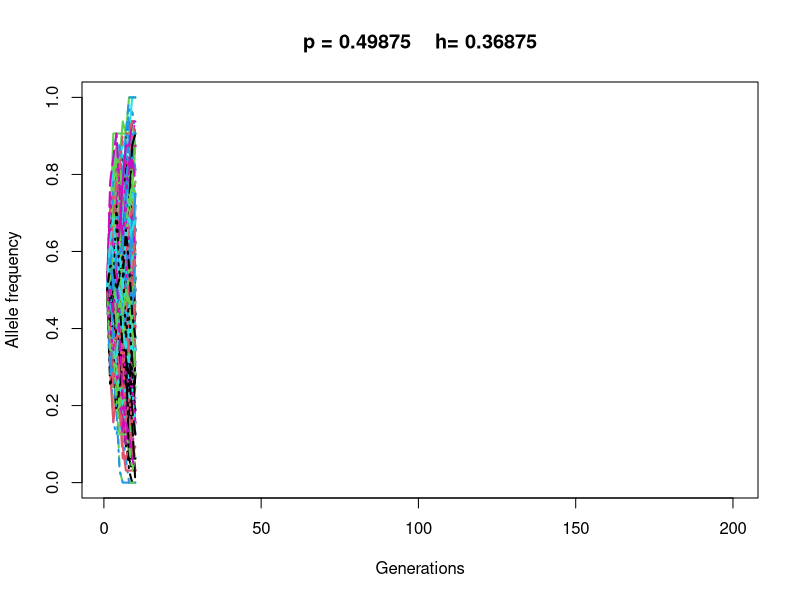
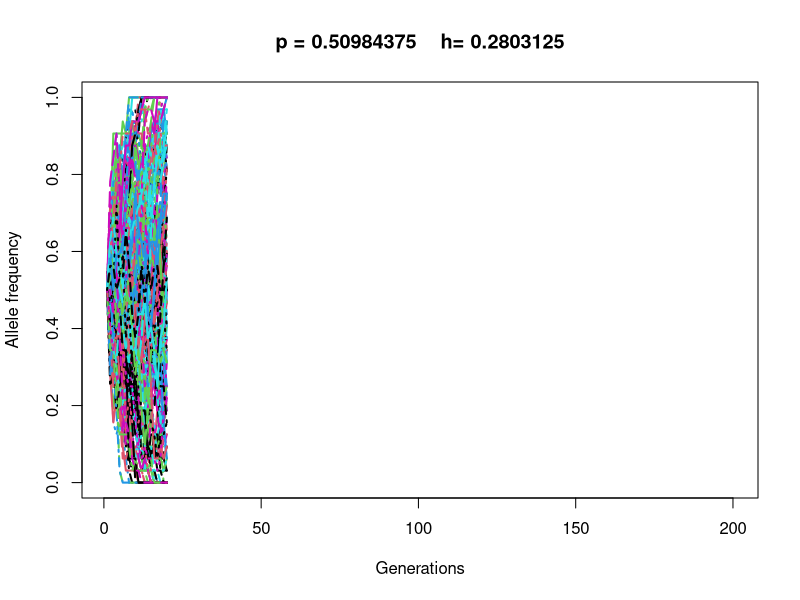
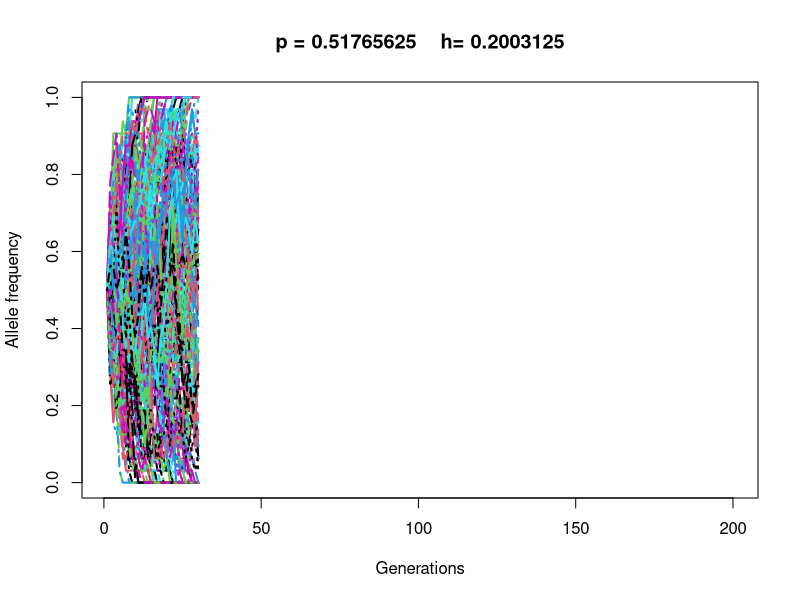
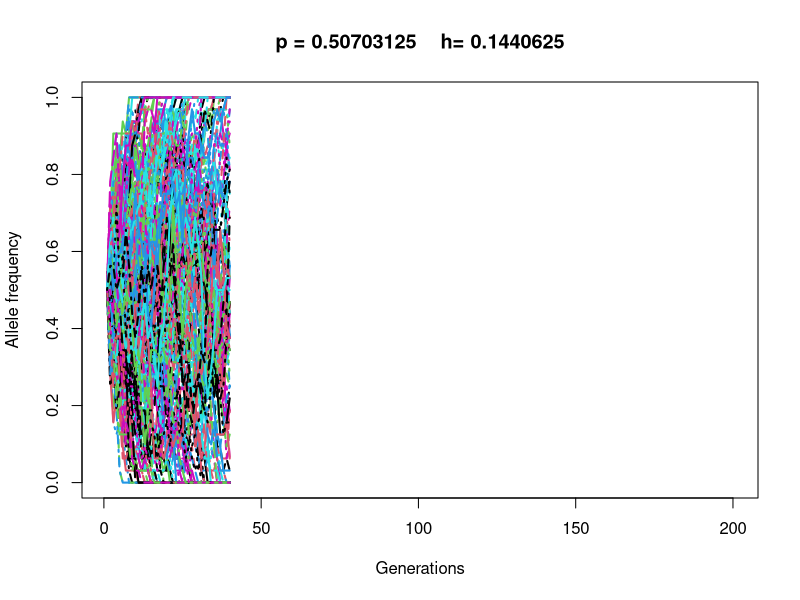
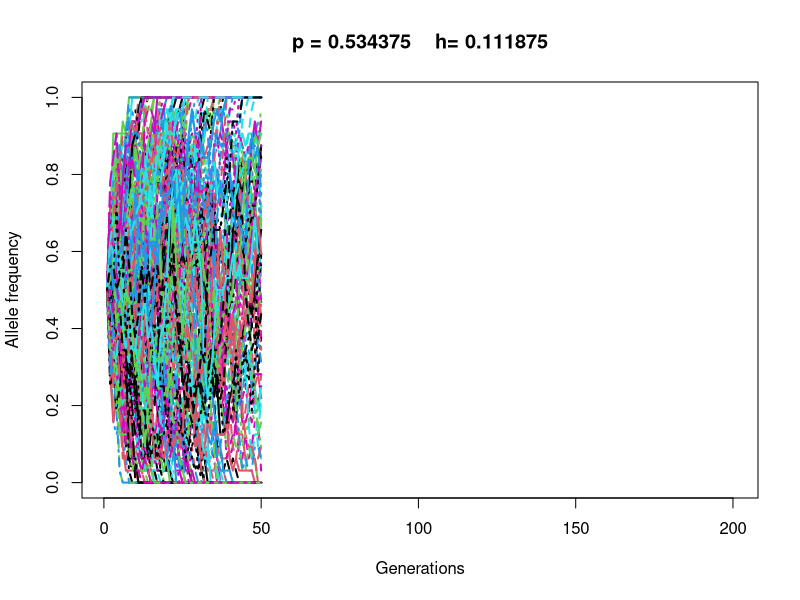
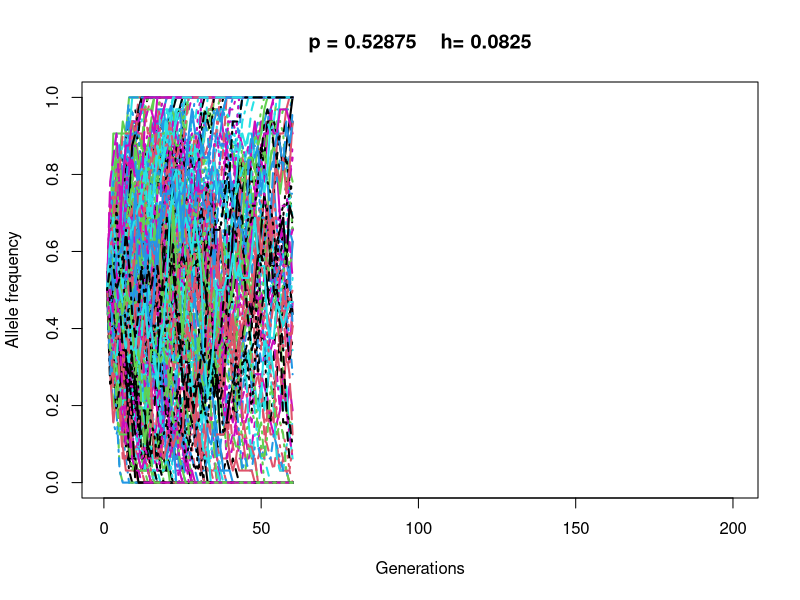
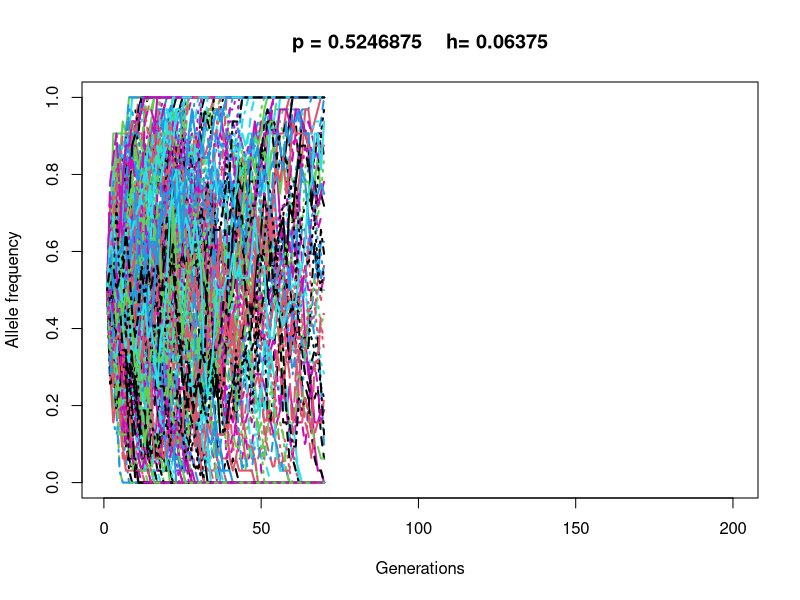
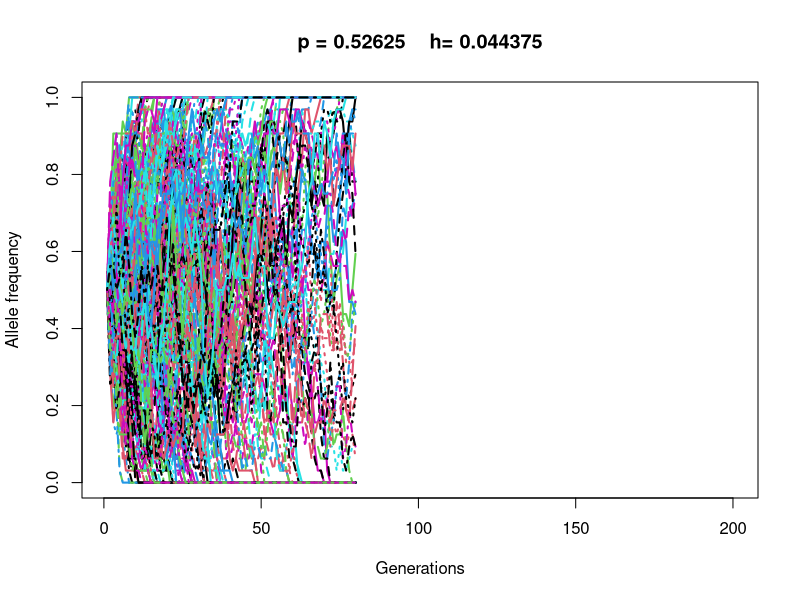

Here is the R script that generated these plots, in order:
#simulate drift - demonstrate loss of heterozygosity but overall maintenance of allele frequencies
# by Anders Gonçalves da Silva (C) 2014
# email: andersgs@gmail.com
# 20 March 2014

#a function to simulate drift
sim_drift = function(initial_geno_count=c(4,8,4), generations=200,n_pop=50){  
  # 	use: sim_drift(initial_geno_count=c(4,8,4),generations=200,n_pop=50)
  #
  #		This will run 200 generations with 16 individuals are allowed to breed in each
  #		generation
  #		
  #		The experiment is replicated across 50 populations
  #		
  #		Initially, each population gets 4 'AA', 8 'Aa', and 4 'aa' individuals
  #
  #		The function outputs a list with allele frequency of 'A' for each population at
  # 	each timestep (sim_ps); the frequency of 'Aa' for each population at each step
  #		(sim_hs); mean frequency of 'A' across populations for each step (p_hat); and the
  # 	mean heterozygosity across populations for each time step (hs_hat).
  
  #auxiliary function to calculate allele frequency
  new_p = function(genos,n_ind){
    fAA = sum(genos=='AA')
    fAa = sum(genos=='Aa')
    return((2*fAA+fAa)/(2*n_ind))
  }
  
  #set some variables
  #number of individual to sample each generation
  n_ind = sum(initial_geno_count)
  
  #vector of initial population allele frequencies of 'A'
  cur_p = (2*initial_geno_count[1]+initial_geno_count[2])/(2*n_ind)
  cur_p = rep(cur_p,times=n_pop)
  
  #create some storage space and output matrices and vectors
  
  #store allele frequency in each generation
  ps = matrix(0,ncol=n_pop,nrow=generations)
  ps[1,] = cur_p
  
  #store the mean allele frequency across populations for each generation
  mean_p = numeric(generations)
  mean_p[1] = mean(cur_p)
  
  #store heterozygosity for across populations for each generation
  hs = matrix(0,ncol=n_pop,nrow=generations)
  hs[1,] = rep((initial_geno_count[2]/n_ind),times=n_pop)
  #store the mean heterozygosity across population for each generation
  mean_h = numeric(generations)
  mean_h[1] = mean(hs[1,])
  
  #store the genotypes for each individual in each population in a particular generation
  #this matrix gets re-written in each generation
  pop_genotypes = matrix(0,ncol=n_ind,nrow=n_pop)
  
  #initiate experiment
  #determine genotypic composition of first generation of all populations
  init_samp = c(rep('AA',initial_geno_count[1]),rep('Aa',initial_geno_count[2]),rep('aa',initial_geno_count[3]))
  #populate our experiment
  for(i in 1:n_pop){
    pop_genotypes[i,] = init_samp
  }
  
  #iterate over generations
  for(gen in 2:generations){
    # set the frequency of 'a'
    cur_q = 1-cur_p
    #create a data.frame with HW expected genotypic frequencies for each population
    # if one wanted to simulate inbreeding, it would be possible to add this here
    gf = data.frame(AA=cur_p^2,Aa=(2*cur_p*cur_q),aa=cur_q^2)
    
    #based on HW genotypic frequencies, generate a new set of n individuals for the next
    # generation
    for(p in 1:n_pop){
      pop_genotypes[p,] <- sample(c('AA','Aa','aa'),size=n_ind,replace=T,prob=gf[p,])
    }
    
    #calculate the new generations allele frequency for 'A'
    cur_p = ps[gen,] = apply(pop_genotypes,1,new_p,n_ind)
    
    #calculate mean allele frequency and observed heterzogysity 
    mean_p[gen] = mean(cur_p)
    hs[gen,] = apply(pop_genotypes,1,function(inds) sum(inds=='Aa')/n_ind)
    mean_h[gen] = mean(hs[gen,])
    
    #print progress to screen every 10 generations
    if(gen%%10 == 0){
      	plot(ps[1:gen,1],type='l',lwd=2,ylim=c(0,1),xlab='Generations',xlim=c(1,generations),ylab='Allele frequency')
      matlines(ps[1:gen,2:n_pop],lwd=2)
      title(paste("p =",mean_p[gen],"   h=",mean_h[gen]))
      Sys.sleep(0.02)
    }
  }
  # return list of results  
  return(list(sim_p=ps,sim_hs=hs,p_hat=mean_p,hs_hat=mean_h))
}

#run a simulation where we sample 16 individuals per population, for 200 populations and 200 generations. We start with 16 heterozygote individuals

drift1 = sim_drift(initial_geno_count=c(0,16,0),n_pop=200)
